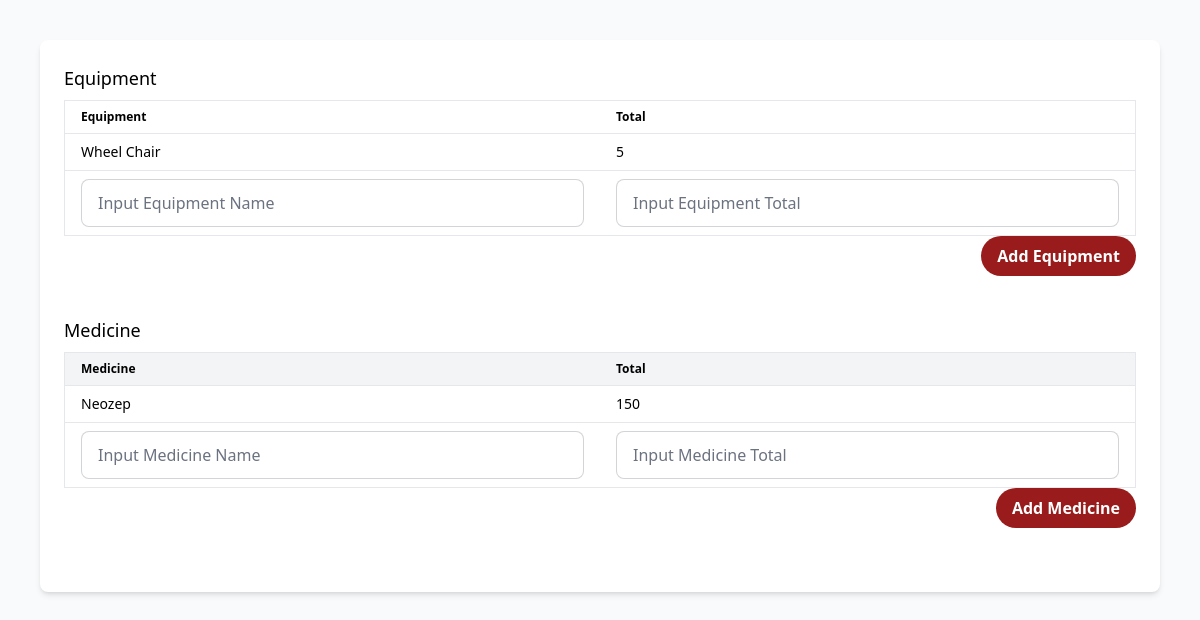
Screenshot of /users/admin/inventory (signed in) with the database file from the repository.
### users/models.py (models this page shows, shortened)
class EucHealthClinicInventory(models.Model):
  id = models.UUIDField(primary_key=True, default=uuid.uuid4, editable=False)
  user = models.ForeignKey(EucUsers, on_delete=models.CASCADE)
  equipment = models.CharField(max_length=150, null=True, blank=True)
  total_equipment = models.IntegerField(null=True, blank=True, default=0)
  medicine = models.CharField(max_length=150, null=True, blank=True)
  total_medicine = models.IntegerField(null=True, blank=True, default=0)

### users/views.py (the view, shortened to what this page needs)
# urls.py: path("admin/inventory", views.admin_inventory, name="admin_inventory"),
@admin_required
def admin_inventory(request):
  equipment_lists = EucHealthClinicInventory.objects.filter(equipment__isnull=False)
  medicine_lists = EucHealthClinicInventory.objects.filter(medicine__isnull=False)
  context = {
    "equipment_lists": equipment_lists,
    "medicine_lists": medicine_lists
  }
  return render(request, "users/admin/inventory.html", context)

### users/templates/users/admin/inventory.html (shortened to what this page needs)
{% extends "layout.html" %}
{% load static tailwind_tags %}
{% load component_tags %}
{% load static %}
{% block main %}
  <div class="flex min-h-screen bg-gray-100">
    <main class="flex-1 p-10 bg-gray-50">
      <section class="bg-white rounded-lg shadow-md p-6">
        <div class="mb-6">
          <div class="flex justify-between items-center mb-2">
            <h3 class="text-lg font-medium text-black">Equipment</h3>
          </div>
          <form method="POST" action="{% url 'users:admin_inventory' %}" class="overflow-x-auto">
            <table class="table w-full border border-gray-200">
              <thead>
                <tr>
                  <th class="px-4 py-2 border-b text-left text-black font-semibold">Equipment</th>
                  <th class="px-4 py-2 border-b text-left text-black font-semibold">Total</th>
                </tr>
              </thead>
              <tbody>
                {% for item in equipment_lists %}
                  <tr class="hover:bg-gray-50">
                    <td class="px-4 py-2 border-b text-black">{{ item.equipment }}</td>
                    <td class="px-4 py-2 border-b text-black">{{ item.total_equipment }}</td>
                  </tr>
                {% endfor %}
                <tr class="hover:bg-gray-50">
                  <td class="px-4 py-2 border-b text-black">
                    <input type="text" name="equipment" placeholder="Input Equipment Name" class="input input-bordered bg-white w-full">
                  </td>
                  <td class="px-4 py-2 border-b text-black">
                    <input type="text" name="total_equipment" placeholder="Input Equipment Total" class="input input-bordered bg-white w-full">
                  </td>
                </tr>
              </tbody>
            </table>
            <div class="flex justify-end mb-4">
              <button type="submit" class="bg-red-800 hover:bg-red-900 text-white font-semibold py-2 px-4 rounded-full">Add Equipment</button>
            </div>
          </form>
        </div>
        <div class="mb-6">
          <div class="flex justify-between items-center mb-2">
            <h3 class="text-lg font-medium text-black">Medicine</h3>
          </div>
          <form method="POST" action="{% url 'users:admin_inventory' %}" class="overflow-x-auto">
            <table class="table w-full border border-gray-200">
              <thead>
                <tr class="bg-gray-100">
                  <th class="px-4 py-2 border-b text-left text-black font-semibold">Medicine</th>
                  <th class="px-4 py-2 border-b text-left text-black font-semibold">Total</th>
                </tr>
              </thead>
              <tbody>
                {% for item in medicine_lists %}
                  <tr class="hover:bg-gray-50">
                    <td class="px-4 py-2 border-b text-black">{{ item.medicine }}</td>
                    <td class="px-4 py-2 border-b text-black">{{ item.total_medicine }}</td>
                  </tr>
                {% endfor %}
                <tr class="hover:bg-gray-50">
                  <td class="px-4 py-2 border-b text-black">
                    <input type="text" name="medicine" placeholder="Input Medicine Name" class="input input-bordered bg-white w-full">
                  </td>
                  <td class="px-4 py-2 border-b text-black">
                    <input type="text" name="total_medicine" placeholder="Input Medicine Total" class="input input-bordered bg-white w-full">
                  </td>
                </tr>
              </tbody>
            </table>
            <div class="flex justify-end mb-4">
              <button type="submit" class="bg-red-800 hover:bg-red-900 text-white font-semibold py-2 px-4 rounded-full">Add Medicine</button>
            </div>
          </form>
        </div>
      </section>
    </main>
  </div>
{% endblock main %}

### rows the page displays
EucHealthClinicInventory: equipment "Wheel Chair", total_equipment "5"
EucHealthClinicInventory: medicine "Neozep", total_medicine "150"
